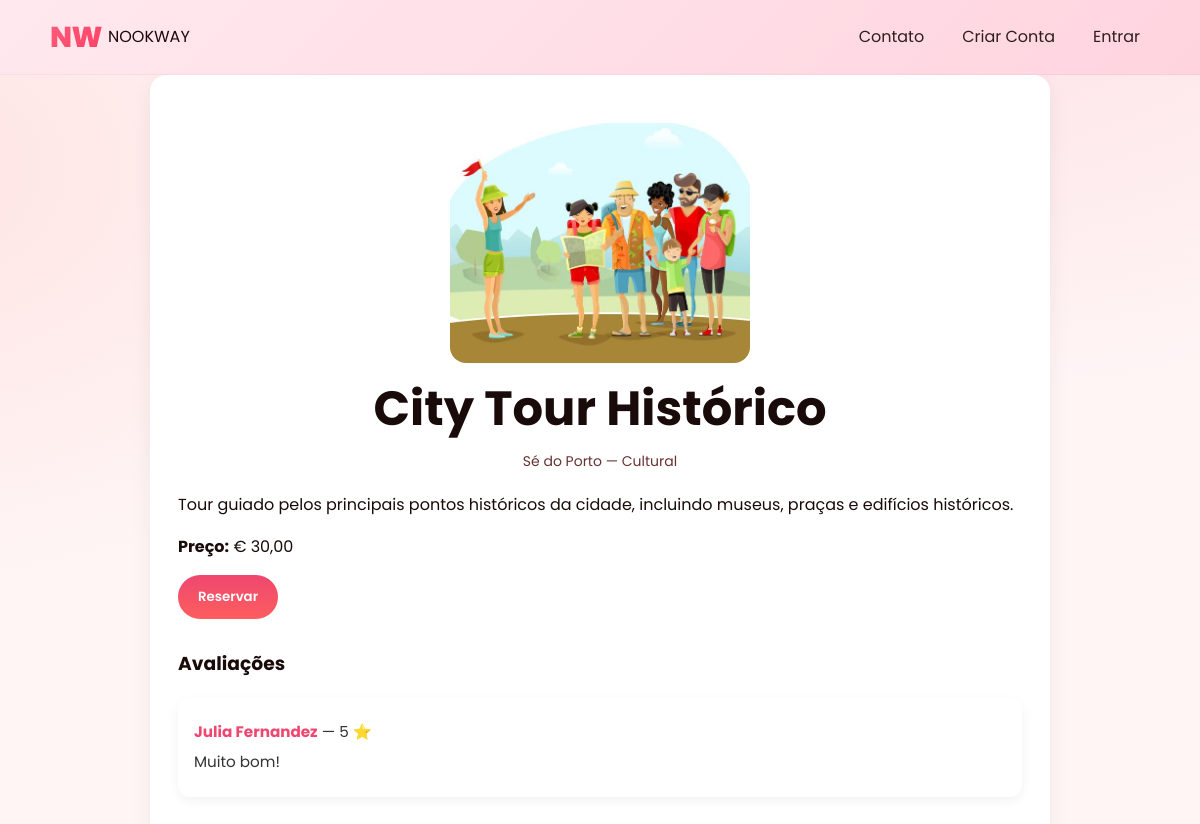
Page /tour.php?id=32 on the committed database.
### tables this page shows
CREATE TABLE `tours` (
  `id` int(11) NOT NULL,
  `titulo` varchar(200) NOT NULL,
  `descricao` text DEFAULT NULL,
  `cidade` varchar(120) DEFAULT NULL,
  `categoria` varchar(80) DEFAULT NULL,
  `latitude` decimal(10,7) DEFAULT NULL,
  `longitude` decimal(10,7) DEFAULT NULL,
  `preco` decimal(8,2) DEFAULT 0.00,
  `moeda` varchar(10) DEFAULT NULL,
  `moeda_customizada` varchar(10) DEFAULT NULL,
  `imagem` varchar(255) DEFAULT NULL,
  `id_guia` int(11) DEFAULT NULL,
  `criado_em` timestamp NOT NULL DEFAULT current_timestamp(),
  `data_inicio` date NOT NULL,
  `data_fim` date DEFAULT NULL,
  `dias_semana` varchar(20) NOT NULL,
  `horarios` varchar(255) NOT NULL
);

CREATE TABLE `avaliacoes` (
  `id` int(11) NOT NULL,
  `id_tour` int(11) NOT NULL,
  `id_turista` int(11) NOT NULL,
  `nota` tinyint(4) NOT NULL,
  `comentario` text NOT NULL,
  `criado_em` datetime DEFAULT current_timestamp()
);

CREATE TABLE `usuarios` (
  `id` int(11) NOT NULL,
  `nome` varchar(100) NOT NULL,
  `email` varchar(120) NOT NULL,
  `telefone` varchar(20) DEFAULT NULL,
  `localizacao` varchar(100) DEFAULT NULL,
  `bio` text DEFAULT NULL,
  `data_nascimento` date DEFAULT NULL,
  `senha` varchar(255) NOT NULL,
  `tipo_conta` enum('turista','guia') NOT NULL,
  `foto_perfil` varchar(255) DEFAULT NULL,
  `criado_em` timestamp NOT NULL DEFAULT current_timestamp()
);

### public/tour.php (the view, shortened to what this page needs)
<?php
require_once 'db.php';
$id_tour = intval($_GET['id']);
$stmt = $conn->prepare("SELECT * FROM tours WHERE id = ?");
$stmt->bind_param("i", $id_tour);
$stmt->execute();
$tour = $stmt->get_result()->fetch_assoc();
$stmt = $conn->prepare("
    SELECT a.*, u.nome
    FROM avaliacoes a
    JOIN usuarios u ON a.id_turista = u.id
    WHERE a.id_tour = ?
    ORDER BY a.id DESC
");
$stmt->bind_param("i", $id_tour);
$stmt->execute();
$avaliacoes = $stmt->get_result()->fetch_all(MYSQLI_ASSOC);
$ja_favoritou = false;
$horarios_disponiveis = array_filter(explode(',', $tour['horarios']));
?>
<!DOCTYPE html>
<html lang="pt-BR">
<head>
<link rel="stylesheet" href="css/nookway.css">
<link rel="stylesheet" href="https://cdn.jsdelivr.net/npm/flatpickr/dist/flatpickr.min.css">
</head>
<body>
<?php include 'templates/header.php'; ?>
<div class="criar-tour-page">
    <div class="auth-box">
<div class="tour-img-container">
    <img src="<?= $tour['imagem'] ? 'uploads/tours/'.$tour['imagem'] : 'img/default_tour.jpg' ?>" class="tour-img">
</div>
<h1><?= htmlspecialchars($tour['titulo']) ?></h1>
<p class="muted"><?= htmlspecialchars($tour['cidade']) ?> — <?= htmlspecialchars($tour['categoria']) ?></p>
<p><?= nl2br(htmlspecialchars($tour['descricao'])) ?></p>
<p><b>Preço:</b> € <?= number_format($tour['preco'],2,',','.') ?></p>
<?php if($tipo_conta === 'turista'): ?>
<form method="post" action="favoritar.php" style="display:inline-block;margin-right:8px">
<input type="hidden" name="id_tour" value="<?= $id_tour ?>">
<?php if(!$ja_favoritou): ?>
<button class="btn ghost">Favoritar ❤️</button>
<?php else: ?>
<button class="btn ghost" name="desfavoritar" value="1">Remover Favorito ❌</button>
<?php endif; ?>
</form>
<form method="POST" action="reservar.php">
<input type="hidden" name="id_tour" value="<?= $id_tour ?>">
<input type="hidden" name="dia_escolhido" id="dia_escolhido">
<input type="hidden" name="horario" id="horario">
<h3>Escolha o dia</h3>
<input type="text" id="calendario" placeholder="Selecione a data" readonly style="padding:8px;border-radius:6px;border:1px solid #ccc;width:200px">
<h3>Escolha o horário</h3>
<div id="horarios-container">
    <?php foreach($horarios_disponiveis as $h): ?>
    <button type="button" class="horario" onclick="selecionarHorario(this,'<?= $h ?>')"><?= $h ?></button>
    <?php endforeach; ?>
</div>
<br><br>
<label>Quantidade de pessoas</label>
<input type="number" name="quantidade_pessoas" min="1" value="1" required>
<br><br>
<button class="btn primary">Reservar</button>
</form>
<br><br>
<a href="minhas_reservas.php" class="btn primary">Ver minhas reservas</a>
<br><br>
<a href="meus_favoritos.php" class="btn primary">Ver meus favoritos</a>
<h3 style="margin-top:20px">Avaliar</h3>
<form method="post" action="avaliar.php">
<input type="hidden" name="id_tour" value="<?= $id_tour ?>">
<select name="nota" required>
<option value="5">5 ⭐</option>
<option value="4">4 ⭐</option>
<option value="3">3 ⭐</option>
<option value="2">2 ⭐</option>
<option value="1">1 ⭐</option>
</select>
<textarea name="comentario" required></textarea>
<button class="btn primary">Enviar Avaliação</button>
</form>
<?php else: ?>
<button class="btn primary" onclick="abrirPopup()">Reservar</button>
<?php endif; ?>
<h3 style="margin-top:30px">Avaliações</h3>
<?php if(!$avaliacoes): ?>
<p class="muted">Nenhuma avaliação ainda.</p>
<?php else: ?>
<div class="dashboard-items">
<?php foreach($avaliacoes as $a): ?>
    <div class="atividade-card">
        <p><b><?= htmlspecialchars($a['nome']) ?></b> — <?= (int)$a['nota'] ?> ⭐</p>
        <p><?= nl2br(htmlspecialchars($a['comentario'])) ?></p>
    </div>
<?php endforeach; ?>
</div>
<?php endif; ?>
</div>
</body>
</html>

### public/css/nookway.css (style rules this page uses)
:root { --bg: #fff5f5; --surface: #ffffff; --elev: #f8f1f1; --muted: #663333; --text: #1a0b0b; --primary: #ef476f; --primary-600: #fc5e5e; --accent: #ff7b7b; --warn: #ffb380; --danger: #ff2e2e; --radius: 50px; --shadow: 0 10px 30px rgba(0,0,0,.15); --maxw: 1100px; }
* { box-sizing: border-box; transition: background-color .25s, color .25s, border-color .25s; }
html { scroll-behavior: smooth; }
body { margin: 0; font-family: 'Poppins', system-ui, -apple-system, Segoe UI, Roboto, Arial, "Noto Sans", sans-serif; color: var(--text); background: radial-gradient(1200px 800px at 80% -10%, rgba(239,71,111,0.12), transparent 60%), radial-gradient(1000px 700px at -10% 20%, rgba(252,94,94,0.12), transparent 60%), var(--bg); line-height: 1.6; }
img { max-width: 100%; display: block; }
h1 { font-family: 'Poppins', sans-serif; font-weight: 700; line-height: 1.1; font-size: clamp(1.8rem, 3.8vw + .6rem, 3rem); margin: 8px 0 14px; }
.btn { display: inline-flex; align-items: center; justify-content: center; gap: 10px; padding: 14px 28px; border-radius: 999px; font-weight: 600; font-family: 'Poppins', sans-serif; border: none; cursor: pointer; transition: .25s; }
.btn.primary { background: linear-gradient(180deg, var(--primary), var(--primary-600)); color: #fff; }
.auth-box { width: 100%; max-width: 420px; background: #ffffffee; padding: 40px; border-radius: 20px; box-shadow: 0 8px 25px rgba(0,0,0,0.08); }
.auth-box h1 { font-family: "Poppins", sans-serif; margin-bottom: 10px; text-align: center; }
.auth-box .muted { text-align: center; font-size: 14px; margin-bottom: 20px; }
.criar-tour-page .auth-box { width: 100%; max-width: 900px; padding: 28px; background: var(--surface); border-radius: 16px; box-shadow: 0 6px 22px rgba(0,0,0,0.06); margin: 0 auto; }
.criar-tour-page .auth-box .btn, .criar-tour-page .auth-box button, .criar-tour-page .auth-box input[type="submit"] { font-family: 'Poppins', sans-serif; font-weight: 600; border-radius: 999px; padding: 12px 20px; cursor: pointer; transition: .18s; }
.criar-tour-page .auth-box .btn.primary, .criar-tour-page .auth-box button.primary { background: linear-gradient(180deg, var(--primary), var(--primary-600)); color: #fff; border: none; display: inline-flex; align-items: center; justify-content: center; }
.tour-img-container { width: 100%; display: flex; justify-content: center; margin: 20px 0; }
img:not(.logo):not(.icon):not(.small-img) { max-width: 300px; max-height: 250px; width: 100%; height: auto; object-fit: cover; border-radius: 16px; }
.muted { color: var(--muted); }

### public/tour.php (style rules this page uses)
.auth-box { width: 100%; max-width: 1400px; padding: 30px; background-color: white; border-radius: 16px; box-shadow: 0 4px 20px rgba(0, 0, 0, 0.1); }
.atividade-card { background: #fff; border-radius: 12px; padding: 16px; margin-bottom: 12px; box-shadow: 0 4px 12px rgba(0,0,0,0.05); transition: transform 0.18s, box-shadow 0.18s; }
.atividade-card p { margin: 6px 0; font-size: 0.95rem; color: #333333ff; }
.atividade-card b { color: var(--primary); }

### rows in the picture
tours: imagem (picture), titulo "City Tour Histórico", cidade "Sé do Porto", categoria "Cultural", descricao "Tour guiado pelos principais pontos históricos da cidade, incluindo museus, praças e edifícios históricos.", preco "30,00"
avaliacoes: id_turista.nome "Julia Fernandez", nota "5", comentario "Muito bom!"
